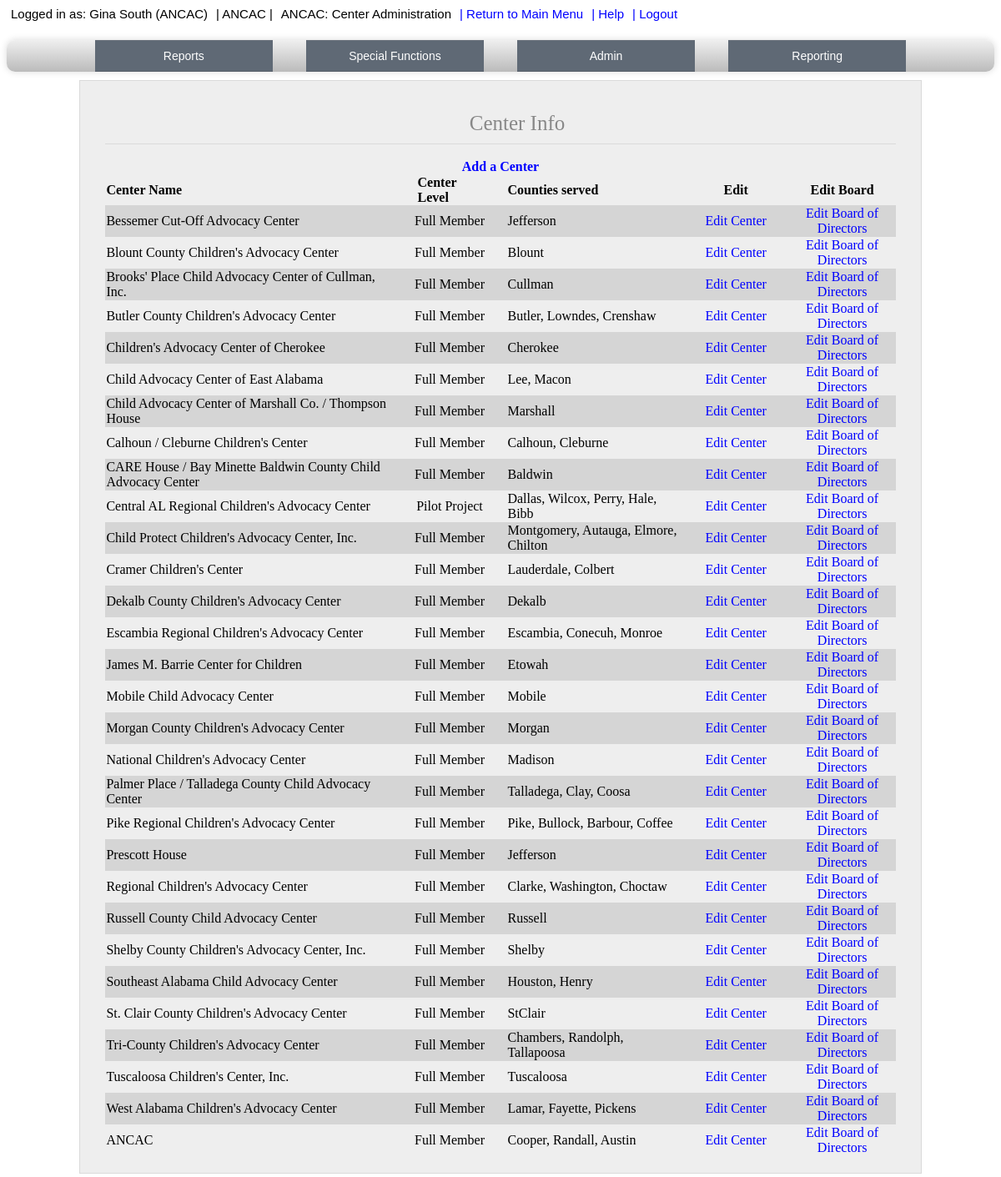
The app's page /ANCAC/centerAdmin.php (signed in) with its own data.
### tables this page shows
CREATE TABLE IF NOT EXISTS `centers` (
  `center` tinyint(3) unsigned NOT NULL DEFAULT '0',
  `CenterName` varchar(75) NOT NULL DEFAULT '',
  `centerlevel` enum('Pilot Project','Full Member','Associate') NOT NULL DEFAULT 'Full Member',
  PRIMARY KEY (`center`)
);

### ANCAC/Variables.php (called while the page is built, shortened)
<?php
		$webroot = '';
       ?>

### ANCAC/ez_sql_core.php (called while the page is built, shortened)
<?php
	class ezSQLcore
	{
		var $show_errors      = true;
		var $timers           = array();
		function get_host_port( $host, $default = false )
		{
			$port = $default;
			return array( $host, $port );
		}
		function flush()
		{
			$this->last_result = null;
		}
		function get_row($query=null,$output=OBJECT,$y=0)
		{
			if ( $query )
			{
				$this->query($query);
			}
			if ( $output == OBJECT )
			{
				return $this->last_result[$y]?$this->last_result[$y]:null;
			}
			elseif ( $output == ARRAY_A )
			{
				return $this->last_result[$y]?get_object_vars($this->last_result[$y]):null;
			}
			elseif ( $output == ARRAY_N )
			{
				return $this->last_result[$y]?array_values(get_object_vars($this->last_result[$y])):null;
			}
			else
			{
				$this->show_errors ? trigger_error(" \$db->get_row(string query, output type, int offset) -- Output type must be one of: OBJECT, ARRAY_A, ARRAY_N",E_USER_WARNING) : null;
			}
		}
		function get_results($query=null, $output = OBJECT)
		{
			if ( $query )
			{
				$this->query($query);
			}
			if ( $output == OBJECT )
			{
				return $this->last_result;
			}
		}
		function timer_get_cur()
		{
			list($usec, $sec) = explode(" ",microtime());
			return ((float)$usec + (float)$sec);
		}
		function timer_start($timer_name)
		{
			$this->timers[$timer_name] = $this->timer_get_cur();
		}
		function timer_elapsed($timer_name)
		{
			return round($this->timer_get_cur() - $this->timers[$timer_name],2);
		}
	}

### ANCAC/dbconn.php (called while the page is built, shortened)
<?php
    include_once "ez_sql_core.php";
    include_once "ez_sql_mysqli.php";
    $db = new ezSQL_mysqli('ancac','','ancac','localhost');
?>

### ANCAC/ez_sql_mysqli.php (called while the page is built, shortened)
<?php
	$ezsql_mysqli_str = array
	(
		1 => 'Require $dbuser and $dbpassword to connect to a database server',
		2 => 'Error establishing mySQLi database connection. Correct user/password? Correct hostname? Database server running?',
		3 => 'Require $dbname to select a database',
		4 => 'mySQLi database connection is not active',
		5 => 'Unexpected error while trying to select database'
	);
	class ezSQL_mysqli extends ezSQLcore
	{
		function ezSQL_mysqli($dbuser='', $dbpassword='', $dbname='', $dbhost='localhost', $encoding='')
		{
			$this->dbuser = $dbuser;
			$this->dbpassword = $dbpassword;
			$this->dbname = $dbname;
			$this->encoding = $encoding;
		}
		function connect($dbuser='', $dbpassword='', $dbhost='localhost', $dbport=false)
		{
			global $ezsql_mysqli_str; $return_val = false;
			if ( ! $dbuser )
			{
				$this->register_error($ezsql_mysqli_str[1].' in '.__FILE__.' on line '.__LINE__);
				$this->show_errors ? trigger_error($ezsql_mysqli_str[1],E_USER_WARNING) : null;
			}
			else
			{
				$this->dbh = new mysqli($dbhost,$dbuser,$dbpassword, '', $dbport);
				if( $this->dbh->connect_errno )
				{
					$this->register_error($ezsql_mysqli_str[2].' in '.__FILE__.' on line '.__LINE__);
					$this->show_errors ? trigger_error($ezsql_mysqli_str[2],E_USER_WARNING) : null;
				}
				else
				{
					$return_val = true;
				}
			}
			return $return_val;
		}
		function select($dbname='', $encoding='')
		{
			global $ezsql_mysqli_str; $return_val = false;
			if ( ! $dbname )
			{
				$this->register_error($ezsql_mysqli_str[3].' in '.__FILE__.' on line '.__LINE__);
				$this->show_errors ? trigger_error($ezsql_mysqli_str[3],E_USER_WARNING) : null;
			}
			else if ( ! $this->dbh )
			{
				$this->register_error($ezsql_mysqli_str[4].' in '.__FILE__.' on line '.__LINE__);
				$this->show_errors ? trigger_error($ezsql_mysqli_str[4],E_USER_WARNING) : null;
			}
			else if ( !@$this->dbh->select_db($dbname) )
			{
				if ( !$str = @$this->dbh->error)
					  $str = $ezsql_mysqli_str[5];
				$this->register_error($str.' in '.__FILE__.' on line '.__LINE__);
				$this->show_errors ? trigger_error($str,E_USER_WARNING) : null;
			}
			else
			{
				$return_val = true;
			}
			return $return_val;
		}
		function query($query)
		{
			$return_val = 0;
			$query = trim($query);
			$this->result = @$this->dbh->query($query);
			if ( preg_match("/^(insert|delete|update|replace|truncate|drop|create|alter|begin|commit|rollback|set)/i",$query) )
			{
				$is_insert = true;
				$this->rows_affected = @$this->dbh->affected_rows;
				if ( preg_match("/^(insert|replace)\s+/i",$query) )
				{
					$this->insert_id = @$this->dbh->insert_id;
				}
				$return_val = $this->rows_affected;
			}
			else
			{
				$is_insert = false;
				$i=0;
				$num_rows=0;
				while ( $row = @$this->result->fetch_object() )
				{
					$num_rows++;
				}
				$this->num_rows = $num_rows;
				$return_val = $this->num_rows;
			}
			return $return_val;
		}
	}

### ANCAC/ulogin.php (called while the page is built, shortened)
<?PHP
  if(file_exists("./Variables.php"))
	require("./Variables.php");
  else
	require("../Variables.php");
  require($root."dbconn.php");
  if (isset($_SESSION['user'])) {
  	$validuser = $_SESSION['user'];
  }
    if(!isset($validuser))
    {
        $self = $_SERVER['PHP_SELF'];
        if($_POST['Login'] != 1)
        {
            echo "<html><head><title>ANCAC: Log-In</title><br><br><link rel='stylesheet' href='login.css' type='text/css'></head>";
            echo "<p><form method=POST action='$self'><input type=hidden name=Login value=1><div align='center' style='width=100%;'>";
            echo "<table class='loginMain' align=center><tr><td colspan='2' class='login-header' align=center>ANCAC".
                 "<div class='login-subheader'>For Centers & Admin Office</div></td></tr> <tr><br><br><td colspan='2' class='login'><br><br>Please Login</td></tr>".
                 "<tr><td class='login-left' align=right>User Name:&nbsp</td><td class='login-right'>".
                 "<input type=text NAME=username></td></tr><tr>".
                 "<td class='login-left' align=right>Password:&nbsp</td><td class='login-right'><input type=password NAME=password></td></tr>";
            echo "<tr><td colspan='2' class='login' align=center><input type=hidden value=on name=keeplog></td></tr><tr><td colspan='2' class='login' align=center><input type='SUBMIT' value='Login'><br><br></td></tr>".
            "<tr><br><br><td colspan='2' class='login'><br><br><a href=forgotpw.php>Forgot Password</a></td></tr></form></table></div><br><br>Note: This application requires cookies to be enabled.";
            exit;
        }
        else
        {
            $sql = "SELECT RID,password,username,name,directors.center,user_level,CenterName FROM directors JOIN centers ON directors.center = centers.center ".
				   "WHERE username = '".$_POST['username']."'";
            $result = @mysql_query($sql) or mysql_error();
            $row = mysql_fetch_object($result);
            $cookie = 2;
            $hasher = new PasswordHash(8, false);
            $check = $hasher->CheckPassword($_POST['password'], $row->password);
            if(!$check)
            {
                echo "<p>Wrong password for ".$_POST['username'];
                exit;
            }
			elseif($cookie != 1)
            {
                $validuser = $row->username;
                $_SESSION['user'] = $validuser;
                $_SESSION['admin'] = $row->user_level;
                $_SESSION['name'] = $row->name;
                $_SESSION['RID'] = $row->RID;
                $_SESSION['center'] = $row->center;
                $_SESSION['CenterName'] = $row->CenterName;
				if($_POST['keeplog'] == 'on')
				{
					setcookie ("DVDAdmin", $_POST['username']);
				}
		$sqlUpdate = "UPDATE directors SET lastlogin = NOW() WHERE username = '".$validuser."'";
		$resultUpdate = @mysql_query($sqlUpdate) or mysql_error();
            }
        }
    }
    else
    {
            $sql = "SELECT RID,name,username,email,directors.center,centerlevel,user_level,password,CenterName FROM directors JOIN centers ON directors.center = centers.center WHERE username = '$validuser'";
            $result = @mysql_query($sql) or die("could not complete the query to log you in");
    }
?>

### ANCAC/centerAdmin.php (the view)
<?PHP
	require("ulogin.php");
	require($root."dbconn.php");
	$page_title = 'ANCAC: Center Administration';
	require($root."header.php");
	$output = "<div class='emailForm basic-grey centerInfoDiv'>
					<h1>Center Info</h1>
					<table class='centerInfoTable'>
						<thead>
							<tr><th colspan='5' class='centerText'><a href='editCenter.php?action=add'>Add a Center</a></th></tr>
							<tr><th>Center Name</th><th style='padding: 0 30px'>Center Level</th><th>Counties served</th><th class='centerText' style='width:125px'>Edit</th><th class='centerText'>Edit Board</th></tr></thead>
						<tbody>";
	if($_SESSION['admin'] > 0)
	{
		$sql = "SELECT center FROM centers WHERE center NOT IN ('0, 99')";
		$centers = $db->get_results($sql);
		$a=0;
		foreach($centers as $center){
			if($center->center){
				$altRowStyle=$a%2==0?' trEven':' trOdd';
				$a++;
				$sql = "SELECT center, centerName, centerlevel FROM centers WHERE centers.center = ".$center->center."";
				$result = $db->get_row($sql);
				$output .="<tr class='centerInfo ".$altRowStyle."'><td>".$result->centerName."</td><td class='centerText'>".$result->centerlevel."</td>";
				$sql = "SELECT county from centers INNER JOIN countyLU on centers.center = countyLU.center WHERE centers.center = ".$center->center."";
				$counties = $db->get_results($sql);
				$output .= "<td>";
				foreach($counties as $centerCounty){
					$output .= $centerCounty->county.", ";
				}
				$output = substr($output, 0, -2);
				$output .= "</td>";
				$output .= "<td class='centerText'><a href='editCenter.php?action=edit&centerNumber=".$center->center."'>Edit Center</a></td>";
				$output .= "<td class='centerText'><a href='boardOfDirAdmin.php?center=".$center->center."'>Edit Board of Directors</a></td></tr>";
			}
		}
		$output .="</tbody></table></div>";
		echo $output;
	}
	else
	{
                echo "<div class='emailForm basic-grey'>
						<h1>Center Info
							<span>You do not have access to this page.</span>
						</h1>
					</div>";
	}
  	require($root."footer.php");
?>

### ANCAC/header.php (shortened to what this page needs)
<html>
      <head>
            <?php echo'<SCRIPT language="JavaScript" SRC="'.$webroot.'javaScriptFunctions.js"></SCRIPT>
             			<script src="http://ajax.googleapis.com/ajax/libs/jquery/1.8.0/jquery.min.js"></script>
						<script src="'.$webroot.'dropit.js"></script>
						<link rel="stylesheet" href="'.$webroot.'dropit.css" type="text/css" />';
           ?>
      		<link rel='stylesheet' href='<?php echo $webroot?>login.css' type='text/css' media='screen'>
      		<link rel='stylesheet' href='<?php echo $webroot?>print.css' type='text/css' media='print'>
      </head>
<div class=nav>
	<div class='loginInfo'>
		<div class=login-header>
			<div class='userInfo'>Logged in as: <?PHP echo $_SESSION['name']." (".$_SESSION['CenterName'].")"; ?></div>
			<div class='userInfo'> | ANCAC | </div>
			<div class='userInfo pageTitle'> <?PHP echo $page_title;?></div>
			<div class='userInfo returnToMain'><a href=<?php echo $webroot?>index.php> | Return to Main Menu</a></div>
			<div class='userInfo help'><a href=<?php echo $webroot?>help.php> | Help</a></div>
			<div class='userInfo logoutButton'><a href=<?php echo $webroot?>logout.php> | Logout</a></div>
		</div>
	</div>
	<div class='dropdownMenus'>
		<ul class="menu">
		    <li>
		         <a href="#">Reports</a>
		    </li>
		</ul>
		<ul class="menu">
		    <li>
		        <a href="#">Special Functions</a>
		    </li>
		</ul>
		<?PHP
		if($_SESSION['admin'] > 1){
			echo '<ul class="menu">
			    <li>
			        <a href="#">Admin</a>
			        <ul>
			            <li><a href="'.$webroot.'centerAdmin.php">Center Administration</a></li>
            			<li><a href="'.$webroot.'AcctAdmin.php">User Administration</a></li>
			            <li><a href="' .$webroot.'LastLogin.php">View Last Login for Ctrs</a></li>
			            <li><a href="'.$webroot.'email.php">E-mail Entire Network</a></li>
			            <li><a href= "'.$webroot.'qreportAdmin.php?from=8">Received Snail Mail Docs</a></li>
      					<li><a href= "'.$webroot.'excelExportYear.php">Excel Export</a></li>
            			<li><a href= "'.$webroot.'emailForm.php">Email reminder editor</a></li>
			        </ul>
			    </li>
			</ul>
			<ul class="menu">
			    <li>
			        <a href="#">Reporting</a>
			        <ul>
			            <li><a href="'.$webroot.'haveSubmit.php">View Current Qtr Unsubmitted Centers</a></li>
			            <li><a href="'.$webroot.'selectYearGT.php?from=2">View/Print ANCAC Grand Total Report</a></li>
			            <li><a href="'.$webroot.'selectYearGT.php?from=3">View/Print Estimated Budget Total Report</a></li>
			            <li><a href="'.$webroot.'qreportAdmin.php?from=9">View/Print ANCAC Board of Directors</a></li>
						<li><a href="'.$webroot.'eoyProgress.php">Check End Of Year Status</a></li>
			        </ul>
			    </li>
			</ul>';
		}?>
	</div>
</div>

### ANCAC/footer.php
</html>

### ANCAC/dropit.css (style rules this page uses)
.dropdownMenus { text-align:center; background: #efefef; background: linear-gradient(top, #efefef 0%, #bbbbbb 100%); background: -moz-linear-gradient(top, #efefef 0%, #bbbbbb 100%); background: -webkit-linear-gradient(top, #efefef 0%,#bbbbbb 100%); box-shadow: 0px 0px 9px rgba(0,0,0,0.15); width: 100%; border-radius: 10px; list-style: none; position: relative; display: inline-table; }
.dropdownMenus:after { content: ""; clear: both; display: block; }
.dropdownMenus li { float: left; }
,dropdownMenus li:hover { background: #4b545f; background: linear-gradient(top, #4f5964 0%, #5f6975 40%); background: -moz-linear-gradient(top, #4f5964 0%, #5f6975 40%); background: -webkit-linear-gradient(top, #4f5964 0%,#5f6975 40%); }
.dropdownMenus li a { display: block; padding: 10px; color: #757575; text-decoration: none; }
.dropdownMenus ul { background: #5f6975; border-radius: 0px; padding: 0; position: relative; top: 100%; }
.dropdownMenus ul li { float: none; border-top: 1px solid #6b727c; border-bottom: 1px solid #575f6a; position: relative; }
.dropdownMenus ul li a { color: #fff; }
.dropit { list-style: none; padding: 0; margin: 0 20px; display: inline-block; text-align:center; width: 18%; }
.dropit .dropit-trigger { position: relative; }
.loginInfo { height: 30px; width: 100%; margin-bottom: 10px; }

### ANCAC/login.css (style rules this page uses)
A { color: Black; text-decoration:none; }
A:link { color: Blue; }
.userinfo { font-size: 15px; float:left; }
.basic-grey { width: 600px; margin-right: auto; margin-left: auto; background: #EEE; padding: 20px 30px 20px 30px; font: 12px Georgia, "Times New Roman", Times, serif; color: #000; border:1px solid #DADADA; overflow:hidden; }
.basic-grey h1 { font: 25px Georgia, "Times New Roman", Times, serif; padding: 0px 0px 10px 40px; display: block; border-bottom: 1px solid #DADADA; color: #888; }
.nav { margin-bottom: 10px; }
.userInfo { margin: 0 5px; }
.centerInfoDiv, .boardOfDirDiv { width: 80%; }
.centerInfoTable, .boardOfDirTable { width: 100%; border-collapse:collapse; text-align: left; }
.centerText { text-align:center; }
.trEven { background: url("images/transDark10.png") repeat; }

### ANCAC/print.css (style rules this page uses)
A { color: Black; text-decoration:none; }
.nav { display: none }
A:link { color: Blue; }
.userinfo { font-size: 10px; float:left; }

### records on screen
centers: CenterName "Bessemer Cut-Off Advocacy Center", centerlevel "Full Member"
centers: CenterName "Blount County Children's Advocacy Center", centerlevel "Full Member"
centers: CenterName "Brooks' Place Child Advocacy Center of Cullman, Inc.", centerlevel "Full Member"
centers: CenterName "Butler County Children's Advocacy Center", centerlevel "Full Member"
centers: CenterName "Children's Advocacy Center of Cherokee", centerlevel "Full Member"
centers: CenterName "Child Advocacy Center of East Alabama", centerlevel "Full Member"
centers: CenterName "Child Advocacy Center of Marshall Co. / Thompson House", centerlevel "Full Member"
centers: CenterName "Calhoun / Cleburne Children's Center", centerlevel "Full Member"
centers: CenterName "CARE House / Bay Minette Baldwin County Child Advocacy Center", centerlevel "Full Member"
centers: CenterName "Central AL Regional Children's Advocacy Center", centerlevel "Pilot Project"
centers: CenterName "Child Protect Children's Advocacy Center, Inc.", centerlevel "Full Member"
centers: CenterName "Cramer Children's Center", centerlevel "Full Member"
centers: CenterName "Dekalb County Children's Advocacy Center", centerlevel "Full Member"
centers: CenterName "Escambia Regional Children's Advocacy Center", centerlevel "Full Member"
centers: CenterName "James M. Barrie Center for Children", centerlevel "Full Member"
centers: CenterName "Mobile Child Advocacy Center", centerlevel "Full Member"
centers: CenterName "Morgan County Children's Advocacy Center", centerlevel "Full Member"
centers: CenterName "National Children's Advocacy Center", centerlevel "Full Member"
centers: CenterName "Palmer Place / Talladega County Child Advocacy Center", centerlevel "Full Member"
centers: CenterName "Pike Regional Children's Advocacy Center", centerlevel "Full Member"
centers: CenterName "Prescott House", centerlevel "Full Member"
centers: CenterName "Regional Children's Advocacy Center", centerlevel "Full Member"
centers: CenterName "Russell County Child Advocacy Center", centerlevel "Full Member"
centers: CenterName "Shelby County Children's Advocacy Center, Inc.", centerlevel "Full Member"
centers: CenterName "Southeast Alabama Child Advocacy Center", centerlevel "Full Member"
centers: CenterName "St. Clair County Children's Advocacy Center", centerlevel "Full Member"
centers: CenterName "Tri-County Children's Advocacy Center", centerlevel "Full Member"
centers: CenterName "Tuscaloosa Children's Center, Inc.", centerlevel "Full Member"
centers: CenterName "West Alabama Children's Advocacy Center", centerlevel "Full Member"
centers: CenterName "ANCAC", centerlevel "Full Member"

### other values on screen
$_SESSION['name'] "Gina South"
$_SESSION['CenterName'] "ANCAC"
$page_title "ANCAC: Center Administration"
